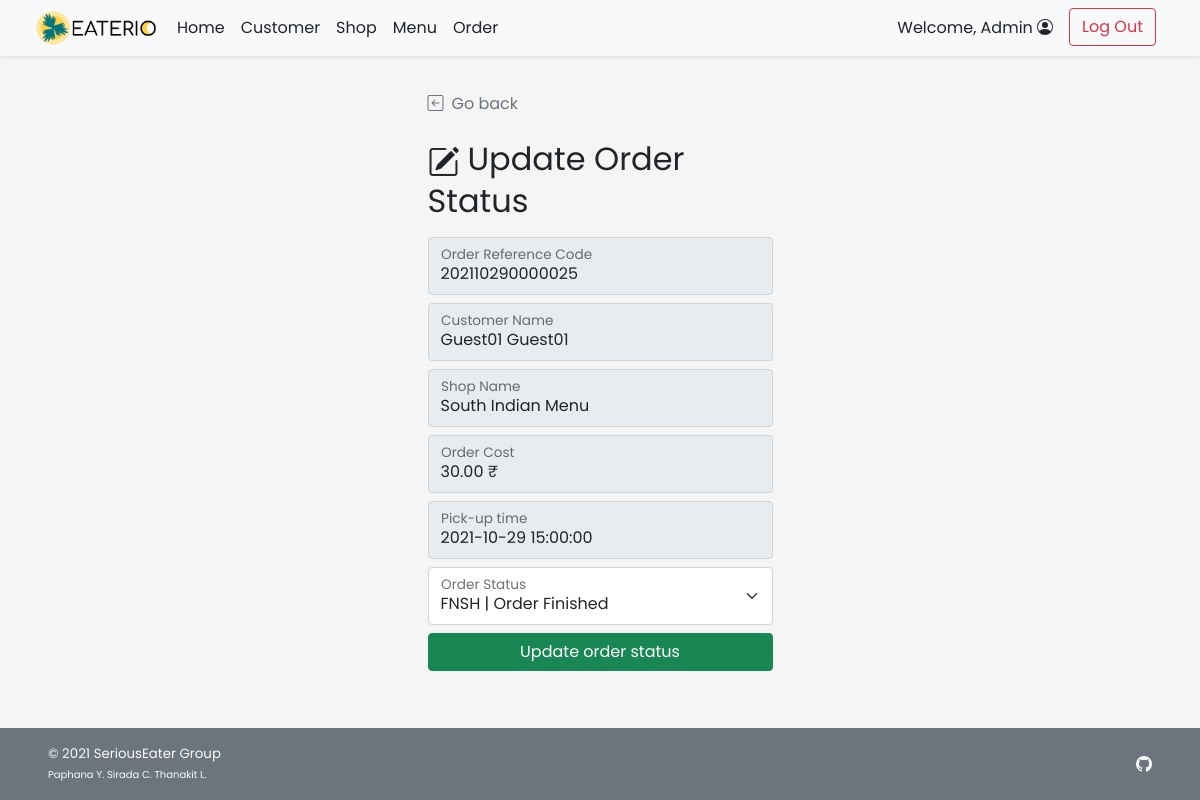
Screenshot of /admin/admin_order_update.php?orh_id=25 (signed in) with the database file from the repository.
### tables this page shows
CREATE TABLE `order_header` (
  `orh_id` int(11) NOT NULL,
  `orh_refcode` varchar(15) DEFAULT NULL,
  `c_id` int(11) NOT NULL,
  `s_id` int(11) NOT NULL,
  `p_id` int(11) NOT NULL,
  `orh_ordertime` timestamp NOT NULL DEFAULT current_timestamp(),
  `orh_pickuptime` datetime NOT NULL,
  `orh_orderstatus` varchar(10) NOT NULL,
  `orh_finishedtime` datetime DEFAULT NULL
);

CREATE TABLE `customer` (
  `c_id` int(11) NOT NULL,
  `c_username` varchar(45) NOT NULL,
  `c_pwd` varchar(45) NOT NULL,
  `c_firstname` varchar(45) NOT NULL,
  `c_lastname` varchar(45) NOT NULL,
  `c_email` varchar(100) NOT NULL,
  `c_gender` varchar(1) NOT NULL COMMENT 'M for Male, F for Female',
  `c_type` varchar(3) NOT NULL COMMENT 'Type of customer in this canteen (STD for student, INS for instructor, STF for staff, GUE for guest, ADM for admin, OTH for other)'
);

CREATE TABLE `shop` (
  `s_id` int(11) NOT NULL,
  `s_username` varchar(45) NOT NULL,
  `s_pwd` varchar(45) NOT NULL,
  `s_name` varchar(100) NOT NULL,
  `s_location` varchar(100) NOT NULL,
  `s_openhour` time NOT NULL,
  `s_closehour` time NOT NULL,
  `s_status` tinyint(4) NOT NULL DEFAULT 1 COMMENT 'Shop ready for taking an order or not (True for open, False for close)',
  `s_preorderStatus` tinyint(4) NOT NULL DEFAULT 1 COMMENT 'Shop is ready for tomorrow pre-order or not',
  `s_email` varchar(100) NOT NULL,
  `s_phoneno` varchar(45) NOT NULL,
  `s_pic` text DEFAULT NULL
);

CREATE TABLE `payment` (
  `p_id` int(11) NOT NULL,
  `c_id` int(11) NOT NULL,
  `p_type` varchar(45) NOT NULL,
  `p_amount` decimal(7,2) NOT NULL,
  `p_detail` text DEFAULT NULL
);

### admin/admin_order_update.php (the view, shortened to what this page needs)
<!DOCTYPE html>
<html lang="en">
<head>
    <?php
        include("../conn_db.php");
        include('../head.php');
    ?>
    <link href="../css/main.css" rel="stylesheet">
    <link href="../css/login.css" rel="stylesheet">
</head>
<body class="d-flex flex-column h-100">
    <?php include('nav_header_admin.php')?>
    <div class="container form-signin mt-auto w-50">
        <a class="nav nav-item text-decoration-none text-muted" href="#" onclick="history.back();">
            <i class="bi bi-arrow-left-square me-2"></i>Go back
        </a>
        <?php
            $orh_id = $_GET["orh_id"];
            $query = "SELECT orh.orh_refcode,orh.orh_ordertime,c.c_firstname,c.c_lastname,orh.orh_orderstatus,orh.orh_pickuptime,p.p_amount,s.s_name
                FROM order_header orh INNER JOIN customer c ON orh.c_id = c.c_id INNER JOIN payment p ON p.p_id = orh.p_id
                INNER JOIN shop s ON orh.s_id = s.s_id WHERE orh.orh_id = {$orh_id};";
            $result = $mysqli ->query($query);
            $row = $result -> fetch_array();
        ?>
        <form method="POST" action="admin_order_update.php" class="form-floating">
            <h2 class="mt-4 mb-3 fw-normal text-bold"><i class="bi bi-pencil-square me-2"></i>Update Order Status</h2>
            <div class="form-floating mb-2">
                <input type="text" class="form-control" id="orderrefcode" placeholder="Order Reference Code" value="<?php echo $row["orh_refcode"];?>" disabled>
                <label for="orderrefcode">Order Reference Code</label>
            </div>
            <div class="form-floating mb-2">
                <input type="text" class="form-control" id="customername" placeholder="Customer Name" value="<?php echo $row["c_firstname"]." ".$row["c_lastname"];?>" disabled>
                <label for="customername">Customer Name</label>
            </div>
            <div class="form-floating mb-2">
                <input type="text" class="form-control" id="shopname" placeholder="Shop Name" value="<?php echo $row["s_name"];?>" disabled>
                <label for="shopname">Shop Name</label>
            </div>
            <div class="form-floating mb-2">
                <input type="text" class="form-control" id="ordercost" placeholder="Order Cost" value="<?php echo $row["p_amount"]." ₹";?>" disabled>
                <label for="ordercost">Order Cost</label>
            </div>
            <div class="form-floating mb-2">
                <input type="datetime" class="form-control" id="pickuptime" placeholder="Pick-up time" value="<?php echo $row["orh_pickuptime"];?>" disabled>
                <label for="pickuptime">Pick-up time</label>
            </div>
            <div class="form-floating mb-2">
                <select class="form-select" id="orderstatus" name="os">
                    <option value="FNSH" <?php if($row["orh_orderstatus"]=="FNSH"){ echo "selected";}?>>FNSH | Order Finished</option>
                </select>
                <label for="orderstatus">Order Status</label>
            </div>
            <button class="w-100 btn btn-success mb-3" name="upd_confirm" type="submit">Update order status</button>
        </form>
    </div>
    <footer
        class="footer d-flex flex-wrap justify-content-between align-items-center px-5 py-3 mt-auto bg-secondary text-light">
        <span class="smaller-font">&copy; 2021 SeriousEater Group<br /><span class="xsmall-font">Paphana Y. Sirada C.
                Thanakit L.</span></span>
        <ul class="nav justify-content-end list-unstyled d-flex">
            <li class="ms-3"><a class="text-light" target="_blank" href="https://github.com/waterthatfrozen/EATERIO"><i
                        class="bi bi-github"></i></a></li>
        </ul>
    </footer>
</body>
</html>

### css/main.css (style rules this page uses)
html { height: 100%; }
body { height: 100%; padding-top: 4rem; margin-bottom: -50px; font-family: 'Poppins', 'Noto Sans Thai', sans-serif; }
a { cursor: pointer; }
.bi { vertical-align: -.125em; fill: currentColor; }
.smaller-font { font-size: smaller; }
.xsmall-font { font-size: x-small; }

### css/login.css (style rules this page uses)
html, body { height: 100%; font-family: 'Poppins', 'Noto Sans Thai', sans-serif; }
body { background-color: #f5f5f5; padding-top: 4rem; margin-bottom: -50px; }
.form-signin { width: 100%; max-width: 375px; padding: 15px; margin: auto; }
.smaller-font { font-size: smaller; }
.xsmall-font { font-size: x-small; }

### rows the page displays
order_header: orh_refcode "202110290000025", c.c_lastname "Guest01 Guest01", s.s_name "South Indian Menu", p.p_amount "30.00 ₹", orh_pickuptime "2021-10-29 15:00:00", os "FNSH | Order Finished"

### other values shown
$_SESSION['firstname'] "Admin"
